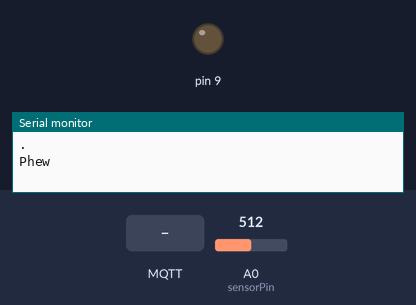
Bench run of a sketch on a simulated Arduino Uno, built for the host (arithmetic inside an expression is 32-bit, double 64-bit). On the bench: output pins drawn as LEDs (lit = HIGH), the last lines printed to the serial monitor. The test bench sets the inputs (shaded band); at power-on: A0 (sensorPin) = 512. WiFi joins after 1.5 s; servers stay silent unless stated; no MQTT or app messages arrive unless stated.

Above: at 3.7 s.
3.8 s: MQTT message "0" arrives on the first subscribed topic
At 4.2 s:
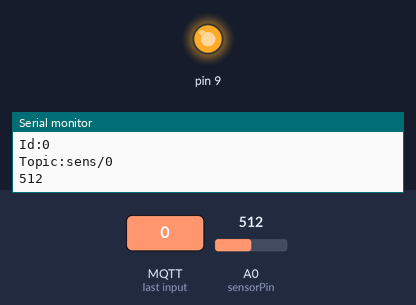
Timing chart, 0 to 6.8 s (numbered marks = the images above; inputs shaded):
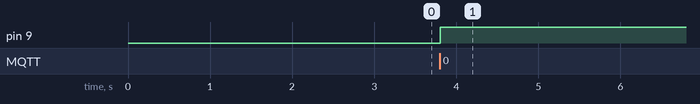

The sketch:

sensorinmqttonly.ino
```cpp
#include <SPI.h>
#include <Ethernet.h>
#include <PubSubClient.h>

byte mac[] = { 0x86, 0x8D, 0xBE, 0x8F, 0xFE, 0xED };
//char server[] = "ec2-54-213-70-96.us-west-2.compute.amazonaws.com";
char server[] = "54.213.172.75";
int myId = -1;
char myName[] = "PetersDesk";
int sensorPin = A0;
int sensorValue = 0;
int lastValue = 0;
char messageBuffer[10];
char meta[] = "sens/meta";

EthernetClient client;
PubSubClient mqclient(server, 1883, callback, client);

char myTopic[] = "sens/ ";

void setup() {
  Serial.begin(9600);
  Serial.println(".");
  if(Ethernet.begin(mac)==0)
    Serial.println("Failed to configure Ethernet with DHCP");
  else
    Serial.println("Phew");
  delay(1000);

  while(!mqclient.connect("Ardyin")){
    Serial.println("Connection failed, trying again in 1s");
    delay(1000);
  }

  mqclient.subscribe(meta);
  mqclient.publish(meta,"add");
  //topic[5] = (char)(myId+48);
  //Serial.println(topic);


  pinMode(9,OUTPUT);
  //digitalWrite(9,HIGH);
}


void loop()
{
  if(myId == -1){
    mqclient.loop();
  }
  else{
    //Serial.print(',');
    lastValue = sensorValue;
    sensorValue = analogRead(sensorPin);
    int diff = lastValue-sensorValue;
    if(diff>2 || diff<-2){
      if(!mqclient.connected()){
        while(!mqclient.connect("Ardy")){
          Serial.println("Connection failed, trying again in 1s");
          delay(1000);
        }
      }
      intToStr(sensorValue,messageBuffer);
      mqclient.publish(myTopic,messageBuffer);
      Serial.println(messageBuffer);
    }
  }
  delay(50);
}

void callback(char* topic, byte* payload, unsigned int length) {
  if(myId==-1){
    Serial.print("Meta reply: ");
    Serial.println((char*)payload);
    if(payload[0]>='0' && payload[0]<='9'){
      myTopic[5] = payload[0];
      myId=(int)(payload[0]-48);
    }
    Serial.print("Id:");
    Serial.println(myId);
    Serial.print("Topic:");
    Serial.println(myTopic);
    digitalWrite(9,HIGH);
  }
}

char *intToStr(int num, char *buffer){
  String str = "";
  str+=num;
  str.toCharArray(buffer,10);
  return buffer;
}
```

Measured:
- after the input at 3.8 s, pin 9: LOW → HIGH at once
